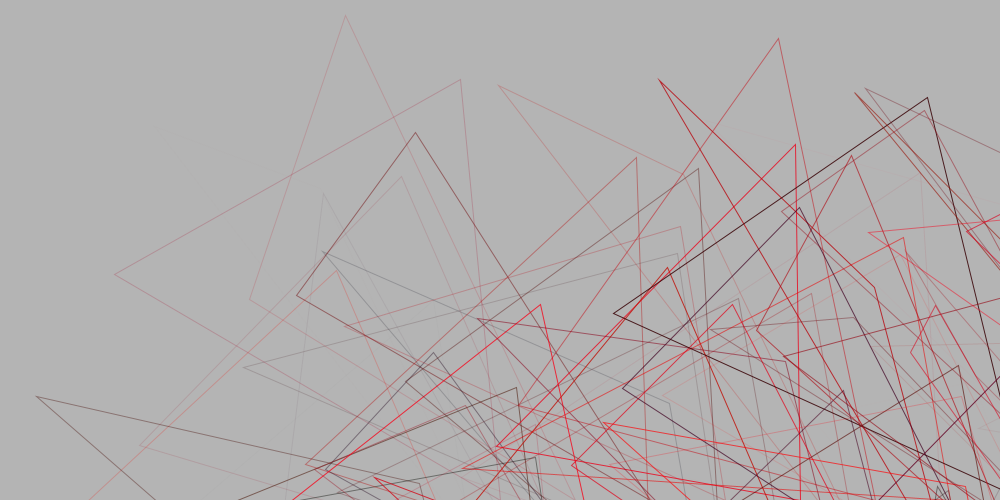
Frame 1 (no input)
Frame 60 (the mouse pressed at the canvas centre just before this capture): identical to frame 1, image omitted
Frame 120 (the mouse held since frame 60 and released just before this capture): identical to frame 1, image omitted

The Processing sketch that drew this single still picture (run headless with seeded random() and noise(); from frame 60 on, the mouse is pressed at the canvas centre):

// Processing sketch: processing_32374
// ── processing_32374.pde

int patternSeperationX = 75;
int patternSeperationY = 75;
   
float position = 1.001;
float trans = 10;
  
void setup(){
  size(1000,500);
background (180);
     
  
     
  for(int i = 0; i < width/patternSeperationX; i++){
      for(int j = 0; j < height/patternSeperationY; j++){
        pushMatrix();
        translate(i*patternSeperationX, j*patternSeperationY);
        yourFunction();
        popMatrix();
      }
  }
     
}
   
   
void draw()
{
  //This is here so the program keeps running and the screengrab will work
}
   
   
void yourFunction(){
     
  //-------------------------------------YOUR PATTERN GOES IN HERE-------------------------------
  //try making pleasant designs :-)
     
  
 stroke(random (0,255),random (1,23), random (2, 40),random(0,225));
  smooth();
  noFill();
  //fill (random (232,250),random (1,23), random (2, 40), random (1, trans));
  triangle (random(225,500),random (0,250),random (0,250),random(0,500),500,500);
  smooth();
  position = position * 1.001;
  trans = trans - 0.1;
}
